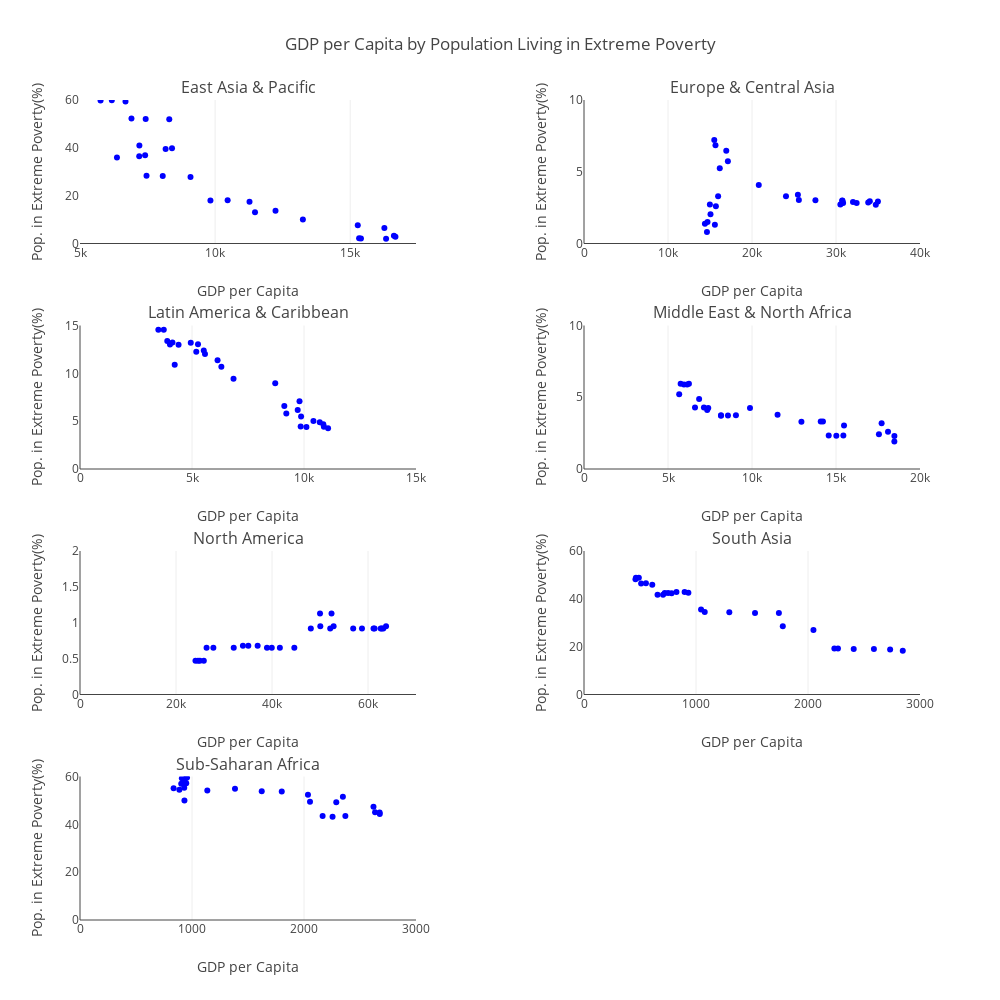

Notebook source saved alongside this figure:
### Markdown cell above
#### Second Visualization

#### Small Multiples Scatter Plot showing correlation between GDP per Capita and Pop. in Extreme Poverty

### Code cell
fig = go.Figure()
fig = tools.make_subplots(
        rows=4, 
        cols=2, 
        subplot_titles=[reg for reg in grouped_econ_ext_poverty['Region'].unique()],
        vertical_spacing=0.10,
        horizontal_spacing=0.20)

pop_ext_pov_by_gdp_per_capita = []
for region in grouped_econ_ext_poverty['Region'].unique():
    g_econ_ext_pov_region = grouped_econ_ext_poverty[grouped_econ_ext_poverty['Region'] == region]
    pop_ext_pov_by_gdp_per_capita.append(
        go.Scatter(
            y=g_econ_ext_pov_region['Mean Pop. in Extreme Poverty'], 
            x=g_econ_ext_pov_region['GDP per Capita(US$)'], 
            name='GDP per Capita(US$)', 
            mode='markers',
            showlegend=False,
            marker=go.scatter.Marker(color='Blue')
        )
    )

fig['layout'].update(
    go.Layout(
        height=1000,
        width=1000,
        title='GDP per Capita by Population Living in Extreme Poverty',
        xaxis1= go.layout.XAxis(title='GDP per Capita', autorange=True),
        xaxis2= go.layout.XAxis(title='GDP per Capita', range=[0, 40000]),
        xaxis3= go.layout.XAxis(title='GDP per Capita', range=[0, 15000]),
        xaxis4= go.layout.XAxis(title='GDP per Capita', range=[0, 20000]),
        xaxis5= go.layout.XAxis(title='GDP per Capita', range=[0, 70000]),
        xaxis6= go.layout.XAxis(title='GDP per Capita', range=[0, 3000]),
        xaxis7= go.layout.XAxis(title='GDP per Capita', range=[0, 3000]),
        
        yaxis1= go.layout.YAxis(title='Pop. in Extreme Poverty(%)', range=[0,60], showgrid=False),
        yaxis2= go.layout.YAxis(title='Pop. in Extreme Poverty(%)', range=[0,10], showgrid=False),
        yaxis3= go.layout.YAxis(title='Pop. in Extreme Poverty(%)', range=[0,15], showgrid=False),
        yaxis4= go.layout.YAxis(title='Pop. in Extreme Poverty(%)', range=[0,10], showgrid=False),
        yaxis5= go.layout.YAxis(title='Pop. in Extreme Poverty(%)',  range=[0,2], showgrid=False),
        yaxis6= go.layout.YAxis(title='Pop. in Extreme Poverty(%)', range=[0,60], showgrid=False),
        yaxis7= go.layout.YAxis(title='Pop. in Extreme Poverty(%)', range=[0,60], showgrid=False),
    )
)

for i in range(7):
    col = i%2 + 1
    row = i//2 + 1
        
    fig.append_trace(pop_ext_pov_by_gdp_per_capita[i], row, col)

iplot(fig, filename='Scatter-Small Multiples GDP per capita and Extreme Poverty Pop.(%)')

### Figure 1 — Plotly figure (JSON) as saved in the notebook; plotly's stock layout.template omitted (floating-point values rounded to 4 significant figures)
{"data": [{"marker": {"color": "Blue"}, "mode": "markers", "name": "GDP per Capita(US$)", "showlegend": false, "type": "scatter", "uid": "00ac6511-b2bb-4dcb-a62c-f999c173a93a", "x": [5760.0, 6176.0, 6683.0, 6904.0, 7430.0, 8303.0, 8404.0, 8168.0, 7197.0, 7409.0, 7191.0, 6367.0, 7461.0, 8061.0, 9090.0, 9827.0, 10460.0, 11270.0, 12240.0, 11480.0, 13250.0, 15280.0, 16270.0, 16620.0, 16680.0, 15330.0, 15400.0, 16330.0], "xaxis": "x", "y": [59.82, 59.86, 59.34, 52.25, 52.04, 51.98, 39.78, 39.5, 40.99, 36.93, 36.47, 35.99, 28.29, 28.19, 27.79, 18.02, 18.08, 17.44, 13.69, 13.06, 10, 7.6, 6.49, 3.28, 2.78, 2.16, 2.06, 1.97], "yaxis": "y"}, {"marker": {"color": "Blue"}, "mode": "markers", "name": "GDP per Capita(US$)", "showlegend": false, "type": "scatter", "uid": "823134c7-54f7-416d-8837-d851df6f4c3c", "x": [14710.0, 14640.0, 15580.0, 14390.0, 15060.0, 15700.0, 15970.0, 14980.0, 16160.0, 16940.0, 15510.0, 15650.0, 17130.0, 20810.0, 24050.0, 25460.0, 27550.0, 32460.0, 34740.0, 30520.0, 30850.0, 33830.0, 32020.0, 34030.0, 34990.0, 30770.0, 30740.0, 25580.0], "xaxis": "x2", "y": [1.49, 0.81, 1.3, 1.38, 2.04, 2.59, 3.29, 2.72, 5.25, 6.47, 7.21, 6.84, 5.74, 4.08, 3.29, 3.39, 3.02, 2.82, 2.7, 2.72, 2.83, 2.86, 2.89, 2.94, 2.92, 2.98, 3, 3.03], "yaxis": "y2"}, {"marker": {"color": "Blue"}, "mode": "markers", "name": "GDP per Capita(US$)", "showlegend": false, "type": "scatter", "uid": "db37f71d-e03d-4ec2-83e7-fd33d883b5c0", "x": [3498.0, 3740.0, 3896.0, 4128.0, 4016.0, 4228.0, 4400.0, 4944.0, 5191.0, 5267, 5526.0, 5580.0, 6141.0, 6310.0, 6853.0, 8716.0, 9800.0, 9121.0, 9719.0, 9211.0, 9870.0, 10420.0, 10700.0, 10860.0, 11070.0, 10890.0, 10110.0, 9851.0, null], "xaxis": "x3", "y": [14.56, 14.56, 13.38, 13.22, 13.01, 10.89, 12.99, 13.2, 12.26, 13.04, 12.38, 12.03, 11.37, 10.69, 9.43, 8.96, 7.07, 6.59, 6.16, 5.8, 5.49, 5.02, 4.88, 4.68, 4.25, 4.42, 4.39, 4.45, 4.45], "yaxis": "y3"}, {"marker": {"color": "Blue"}, "mode": "markers", "name": "GDP per Capita(US$)", "showlegend": false, "type": "scatter", "uid": "e18051b9-2751-4138-b6bf-4d10188f5597", "x": [6141.0, 5950.0, 6245.0, 5752.0, 5666.0, 6608.0, 7138.0, 7396.0, 6852.0, 7334.0, 8569.0, 8155.0, 8156.0, 9043.0, 9880.0, 11520.0, 12940.0, 14220.0, 17720.0, 14090.0, 15480.0, 17560.0, 18476, 18470.0, 18095, 15020.0, 14570.0, 15440.0], "xaxis": "x4", "y": [5.89, 5.89, 5.94, 5.94, 5.21, 4.28, 4.28, 4.25, 4.88, 4.11, 3.72, 3.71, 3.75, 3.75, 4.25, 3.78, 3.29, 3.31, 3.18, 3.31, 3.03, 2.43, 2.3, 1.92, 2.59, 2.32, 2.34, 2.33], "yaxis": "y4"}, {"marker": {"color": "Blue"}, "mode": "markers", "name": "GDP per Capita(US$)", "showlegend": false, "type": "scatter", "uid": "0c18fed6-a5bb-4c70-8ca0-665e61889ca3", "x": [24060.0, 24590.0, 24980.0, 25790.0, 26370.0, 27780.0, 32030.0, 33940.0, 35070.0, 37010.0, 38950.0, 39950.0, 41640.0, 44650.0, 48087, 52130.0, 56910.0, 61150.0, 62870.0, 58750.0, 61370.0, 62650.0, 63190.0, 63760.0, 52830.0, 50070.0, 50010.0, 52400.0], "xaxis": "x5", "y": [0.47, 0.47, 0.47, 0.47, 0.65, 0.65, 0.65, 0.68, 0.68, 0.68, 0.65, 0.65, 0.65, 0.65, 0.92, 0.92, 0.92, 0.92, 0.92, 0.92, 0.92, 0.92, 0.92, 0.95, 0.95, 0.95, 1.13, 1.13], "yaxis": "y5"}, {"marker": {"color": "Blue"}, "mode": "markers", "name": "GDP per Capita(US$)", "showlegend": false, "type": "scatter", "uid": "7cca5866-464b-4801-b4b8-30a0addb8a34", "x": [459.5, 463.7, 489.7, 510.1, 552.9, 609.6, 656.6, 706.0, 720.7, 751.3, 782.5, 898.2, 825.6, 932.0, 1045.0, 1078.0, 1297.0, 1527.0, 1740.0, 1775.0, 2049.0, 2235.0, 2268.0, 2408.0, 2588.0, 2733.0, 2846.0, 3100.0], "xaxis": "x6", "y": [48.17, 48.8, 48.81, 46.46, 46.47, 45.94, 41.68, 41.67, 42.41, 42.41, 42.32, 42.84, 42.82, 42.54, 35.52, 34.48, 34.41, 34.06, 34.05, 28.57, 26.93, 19.27, 19.26, 19.05, 19.04, 18.78, 18.3, 18.29], "yaxis": "y6"}, {"marker": {"color": "Blue"}, "mode": "markers", "name": "GDP per Capita(US$)", "showlegend": false, "type": "scatter", "uid": "20f556d6-5c5e-475d-b9b0-eab193988b61", "x": [932.5, 930.6, 932.3, 887.2, 835.9, 924.6, 950.4, 955.6, 909.4, 924.8, 931.2, 903.9, 948.5, 1137.0, 1384.0, 1623.0, 1801.0, 2035.0, 2347.0, 2054.0, 2288.0, 2620.0, 2635.0, 2675.0, 2676.0, 2255.0, 2166.0, 2369.0], "xaxis": "x7", "y": [49.93, 55.26, 57.15, 54.5, 55.12, 57.13, 59.5, 59.53, 59.27, 58.15, 58.28, 57, 57.17, 54.14, 54.93, 53.83, 53.68, 52.39, 51.57, 49.44, 49.21, 47.38, 45.08, 44.99, 44.37, 43.19, 43.48, 43.52], "yaxis": "y7"}], "layout": {"annotations": [{"font": {"size": 16}, "showarrow": false, "text": "East Asia & Pacific", "x": 0.2, "xanchor": "center", "xref": "paper", "y": 1, "yanchor": "bottom", "yref": "paper"}, {"font": {"size": 16}, "showarrow": false, "text": "Europe & Central Asia", "x": 0.8, "xanchor": "center", "xref": "paper", "y": 1, "yanchor": "bottom", "yref": "paper"}, {"font": {"size": 16}, "showarrow": false, "text": "Latin America & Caribbean", "x": 0.2, "xanchor": "center", "xref": "paper", "y": 0.725, "yanchor": "bottom", "yref": "paper"}, {"font": {"size": 16}, "showarrow": false, "text": "Middle East & North Africa", "x": 0.8, "xanchor": "center", "xref": "paper", "y": 0.725, "yanchor": "bottom", "yref": "paper"}, {"font": {"size": 16}, "showarrow": false, "text": "North America", "x": 0.2, "xanchor": "center", "xref": "paper", "y": 0.45, "yanchor": "bottom", "yref": "paper"}, {"font": {"size": 16}, "showarrow": false, "text": "South Asia", "x": 0.8, "xanchor": "center", "xref": "paper", "y": 0.45, "yanchor": "bottom", "yref": "paper"}, {"font": {"size": 16}, "showarrow": false, "text": "Sub-Saharan Africa", "x": 0.2, "xanchor": "center", "xref": "paper", "y": 0.175, "yanchor": "bottom", "yref": "paper"}], "height": 1000, "title": {"text": "GDP per Capita by Population Living in Extreme Poverty"}, "width": 1000, "xaxis": {"anchor": "y", "autorange": true, "domain": [0, 0.4], "title": {"text": "GDP per Capita"}}, "xaxis2": {"anchor": "y2", "domain": [0.6, 1], "range": [0, 40000], "title": {"text": "GDP per Capita"}}, "xaxis3": {"anchor": "y3", "domain": [0, 0.4], "range": [0, 15000], "title": {"text": "GDP per Capita"}}, "xaxis4": {"anchor": "y4", "domain": [0.6, 1], "range": [0, 20000], "title": {"text": "GDP per Capita"}}, "xaxis5": {"anchor": "y5", "domain": [0, 0.4], "range": [0, 70000], "title": {"text": "GDP per Capita"}}, "xaxis6": {"anchor": "y6", "domain": [0.6, 1], "range": [0, 3000], "title": {"text": "GDP per Capita"}}, "xaxis7": {"anchor": "y7", "domain": [0, 0.4], "range": [0, 3000], "title": {"text": "GDP per Capita"}}, "xaxis8": {"anchor": "y8", "domain": [0.6, 1]}, "yaxis": {"anchor": "x", "domain": [0.825, 1], "range": [0, 60], "showgrid": false, "title": {"text": "Pop. in Extreme Poverty(%)"}}, "yaxis2": {"anchor": "x2", "domain": [0.825, 1], "range": [0, 10], "showgrid": false, "title": {"text": "Pop. in Extreme Poverty(%)"}}, "yaxis3": {"anchor": "x3", "domain": [0.55, 0.725], "range": [0, 15], "showgrid": false, "title": {"text": "Pop. in Extreme Poverty(%)"}}, "yaxis4": {"anchor": "x4", "domain": [0.55, 0.725], "range": [0, 10], "showgrid": false, "title": {"text": "Pop. in Extreme Poverty(%)"}}, "yaxis5": {"anchor": "x5", "domain": [0.275, 0.45], "range": [0, 2], "showgrid": false, "title": {"text": "Pop. in Extreme Poverty(%)"}}, "yaxis6": {"anchor": "x6", "domain": [0.275, 0.45], "range": [0, 60], "showgrid": false, "title": {"text": "Pop. in Extreme Poverty(%)"}}, "yaxis7": {"anchor": "x7", "domain": [0, 0.175], "range": [0, 60], "showgrid": false, "title": {"text": "Pop. in Extreme Poverty(%)"}}, "yaxis8": {"anchor": "x8", "domain": [0, 0.175]}}}
